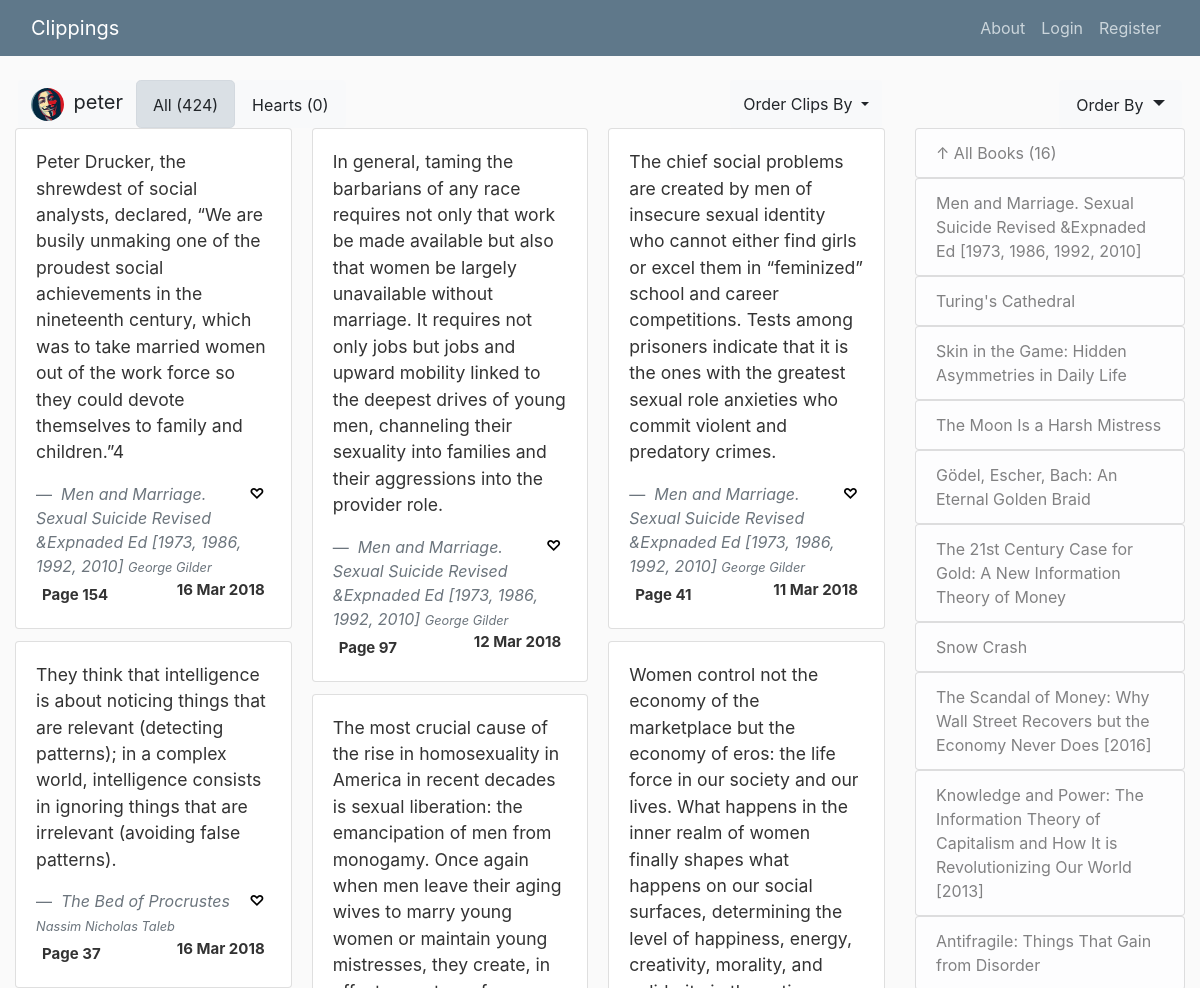
The app's page /peter (upper part), older data.
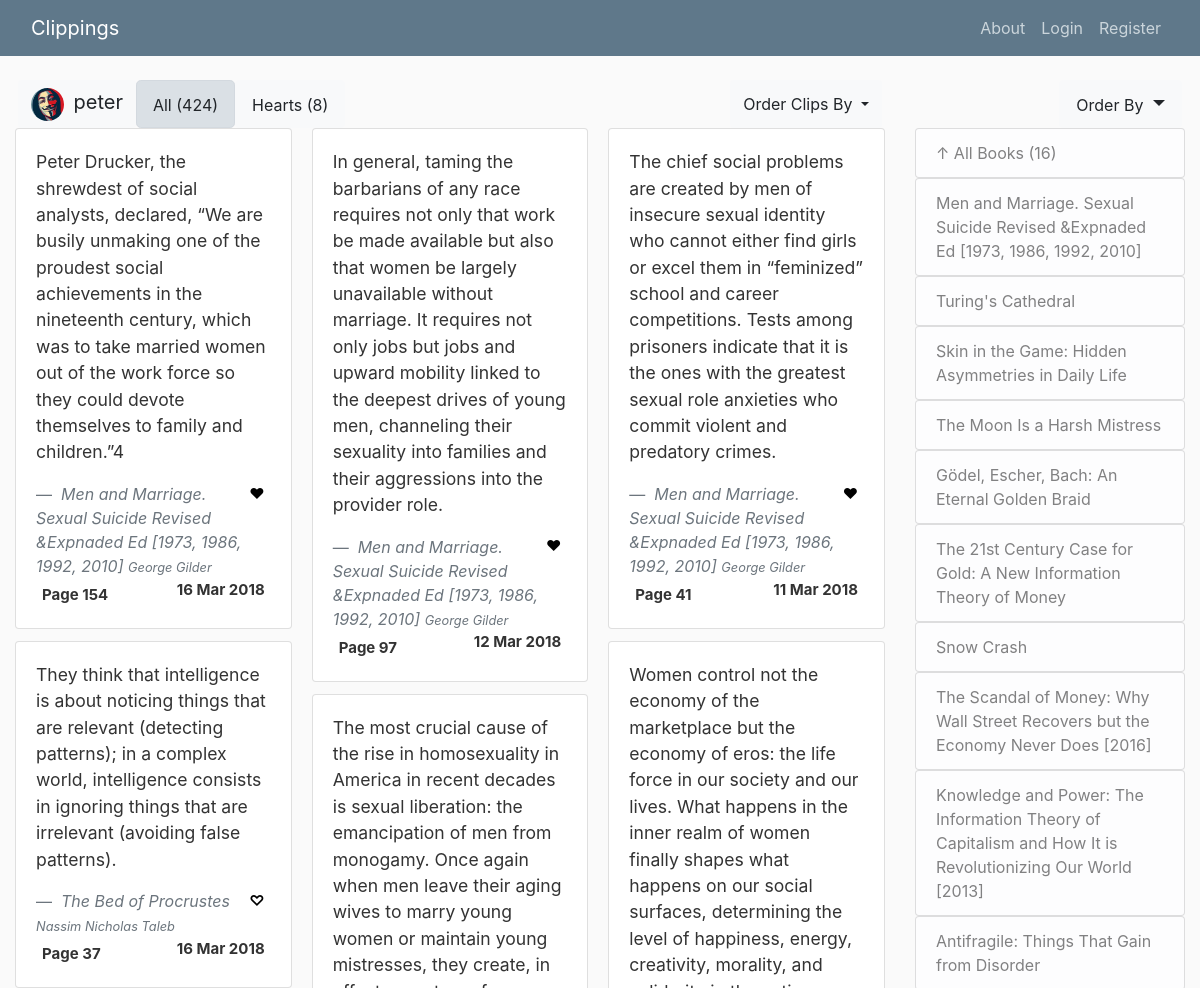
The same page, newer data.
### clippings/models.py (models this page shows, shortened)
class User(db.Model, UserMixin):
    id = db.Column(db.Integer, primary_key=True)
    username = db.Column(db.String(20), unique=True, nullable=False)
    email = db.Column(db.String(120), unique=True, nullable=False)
    image_file = db.Column(db.String(20), nullable=False, default='default.jpg')
    password = db.Column(db.String(60), nullable=False)
    posts = db.relationship('Post', backref='author', lazy=True)
    likes = db.relationship('Clip', secondary=likes, backref='liked_by', lazy=True)

class Clip(db.Model):
    id = db.Column(db.Integer, primary_key=True)
    title = db.Column(db.String(400), nullable=False)
    author = db.Column(db.String(400), nullable=False)
    page = db.Column(db.Integer, nullable=False)
    location = db.Column(db.String(20), nullable=False)
    date = db.Column(db.DateTime, nullable=False, default=datetime.utcnow)
    clipping = db.Column(db.Text, nullable=False)
    is_favorite = db.Column(db.Boolean, default=False, nullable=False)
    user_id = db.Column(db.Integer, db.ForeignKey('user.id'), nullable=False)

### clippings/clips/routes.py (the view, shortened to what this page needs)
@clips.route("/<string:username>", methods=['GET', 'POST'])
@clips.route("/<string:username>/<string:title>", methods=['GET', 'POST'])
def user_book(username, title=None):
    user = User.query.filter_by(username=username).first_or_404()
    page = request.args.get('page', 1, type=int)
    clip_order = request.args.get('order_by', 'date.desc()')
    book_order = request.args.get('book_order', 'date.desc()')
    order = order_by.get(clip_order)
    b_order = order_by.get(book_order)
    clips_count = 0
    favorite_id = request.args.get('favorite_id')
    show_favorites = request.args.get('favorite')
    if(favorite_id):
        add_favorite(favorite_id)
    if(title == None):
        clips = Clip.query.filter_by(user_id=user.id).order_by(order).paginate(per_page=30, page=page)
        clips_count = Clip.query.filter_by(user_id=user.id).count()
        favorite_count = Clip.query.filter_by(user_id=user.id, is_favorite=True).count()
        if(show_favorites):
            clips = Clip.query.filter_by(user_id=user.id, is_favorite=True).order_by(order).paginate(per_page=30, page=page)
    books = Clip.query.filter_by(user_id=user.id).order_by(b_order).group_by(Clip.title).distinct(Clip.title)
    books_count = Clip.query.filter_by(user_id=user.id).order_by(b_order).group_by(Clip.title).distinct(Clip.title).count()
    return render_template('user_book.html.j2', clips=clips, user=user, books=books, title_selected=title,
                           order_by=clip_order, book_order=book_order, clips_count=clips_count, books_count=books_count,
                           add_favorite=add_favorite, favorite_count=favorite_count, favorite=show_favorites)

### clippings/templates/user_book.html.j2 (shortened to what this page needs)
{% extends 'layout.html.j2' %}
{% block content_header %}
{% include 'clip_sort.html.j2' with context%}
{% endblock content_header %}
{% block content %}
<div class="card-columns">
        {% for clip in clips.items %}
        <div class="card">
                <div class="card-body">
                    <blockquote class="blockquote mb-0">
                        <p style="font-size:1.1rem;">{{ clip.clipping }}</p>
                        <a class="no-style" href="{{url_for('clips.user_book', username=user.username, title=clip.title)}}">
                        {% if clip.is_favorite %}
                            {% if user == current_user%}
                                <a href="{{url_for('clips.user_book', username=user.username, title=title_selected, page=page_num, order_by=order_by, favorite=favorite, favorite_id=clip.id)}}"><span class="badge float-right">❤</span></a>
                            {% else %}
                                <span class="badge float-right">❤</span>
                            {% endif %}
                        {% else %}
                            {% if user == current_user%}
                                <a href="{{url_for('clips.user_book', username=user.username, title=title_selected, page=page_num, order_by=order_by, favorite=favorite, favorite_id=clip.id)}}"><span class="badge float-right">♡</span></a>
                             {% else %}
                                <span class="badge float-right">♡</span>
                            {% endif %}
                        {% endif %}
                        <footer class="blockquote-footer">
                            <cite> {{ clip.title }}
                                <small>{{ clip.author }}</small>
                            </cite>
                        </footer>
                        </a>
                        <div class="badge"> Page {{ clip.page }} </div>
                        <span class="badge float-right">{{ clip.date.strftime("%-d %b %Y") }}</span>
                    </blockquote>
                </div>
        </div>
        {% endfor %}
</div>
{% endblock content %}
{% block sidebar_header %}
    {% include 'book_sort.html.j2' with context%}
{% endblock sidebar_header %}
{% block right_sidebar %}
            <ul class="list-group">
            <a href="{{url_for('clips.user_book', username=user.username)}}">
                    <li class="list-group-item list-group-item-light"> 	&uarr; All Books ({{(books_count)}})</li></a>
            {% for book in books%}
                {% if book.title == title_selected%}
                    <a href="{{url_for('clips.user_book', username=user.username, order_by=order_by, book_order=book_order)}}">
                    <li class="list-group-item list-group-item-dark">{{book.title}}
                    - <small>{{ book.author }}</small></li></a>
                {% else %}
                    <a href="{{url_for('clips.user_book', username=user.username, title=book.title, order_by='page.asc()', book_order=book_order)}}">
                    <li class="list-group-item list-group-item-light">{{book.title}}</li>
                    </a>
                {% endif %}
            {% endfor %}
            </ul>
{% endblock right_sidebar %}

### clippings/templates/layout.html.j2 (shortened to what this page needs)
<!DOCTYPE html>
<html lang="en">
<head>
    <link rel="stylesheet" href="https://stackpath.bootstrapcdn.com/bootstrap/4.1.3/css/bootstrap.min.css">
    <link rel="stylesheet" href="https://use.fontawesome.com/releases/v5.5.0/css/all.css">
    <link rel="stylesheet" type="text/css" href="{{url_for('static', filename='main.css')}}">
</head>
<body>
    <header class="site-header">
        <nav class="navbar navbar-expand-md navbar-dark bg-steel fixed-top">
            <div class="container-fluid">
            {% if current_user.is_authenticated %}
            <a class="navbar-brand mr-4" href="{{url_for('clips.user_book', username=current_user.username)}}">Clippings</a>
            {% else %}
            <a class="navbar-brand mr-4" href="{{url_for('clips.discover')}}">Clippings</a>
            {% endif %}
            <div class="collapse navbar-collapse" id="navbarToggle">
                <div class="navbar-nav">
                {% if current_user.is_authenticated %}
                    <a class="nav-item nav-link" href="{{url_for('clips.import_clips')}}">Import</a>
                    <a class="nav-item nav-link" href="{{url_for('users.account')}}">Account</a>
                    <a class="nav-item nav-link" href="{{url_for('users.logout')}}">Logout</a>
                {% else %}
                <a class="nav-item nav-link" href="{{url_for('main.about')}}">About</a>
                <a class="nav-item nav-link" href="{{url_for('users.login')}}">Login</a>
                <a class="nav-item nav-link" href="{{url_for('users.register')}}">Register</a>
                {% endif %}
                </div>
            </div>
            </div>
        </nav>
    </header>
    <main role="main" class="container-fluid">
            <div class=row>
                <div class="col-md-9 col-xs-11">
                    {% block content_header %}{% endblock %}
                    {% block content %}{% endblock %}
                </div>
                <div class="col-md-3 col-xs-11"">
                    {% block sidebar_header %}{% endblock %}
                    {% block right_sidebar %}{% endblock %}
                </div>
            </div>
    </main>
</body>
</html>

### clippings/templates/clip_sort.html.j2 (shortened to what this page needs)
<div class="row" style="margin-right:3px; margin-left: 3px;">
    <button type="button" class="btn btn-light">
    <img class="rounded-circle header-img" src="{{ url_for('static', filename='profile_pics/' + user.image_file) }}">
    <span style="font-size: 1.25rem;">{{user.username}}<span></button>
        {% if favorite == 'true' %}
            <a href="{{url_for('clips.user_book', username=user.username, title=title_selected, page=page_num, order_by=order_by)}}">
            <button class="btn btn-lg btn-light"><span style="font-size: 1rem;">All ({{(clips_count)}})<span></button>
            </a>
            <a href="{{url_for('clips.user_book', username=user.username, title=title_selected, page=page_num, order_by=order_by, favorite='true')}}">
            <button class="btn btn-lg btn-light active"><span style="font-size: 1rem;">Hearts ({{(favorite_count)}})<span></button>
            </a>
        {% else %}
            <a href="{{url_for('clips.user_book', username=user.username, title=title_selected, page=page_num, order_by=order_by)}}">
            <button class="btn btn-lg btn-light active"><span style="font-size: 1rem;">All ({{(clips_count)}})<span></button>
            </a>
            <a href="{{url_for('clips.user_book', username=user.username, title=title_selected, page=page_num, order_by=order_by, favorite='true')}}">
            <button class="btn btn-lg btn-light"><span style="font-size: 1rem;">Hearts ({{(favorite_count)}})<span></button>
            </a>
        {% endif %}
        <button class="btn btn-secondary btn-light dropdown-toggle ml-auto" type="button" id="dropdownMenuButton" data-toggle="dropdown" aria-haspopup="true" aria-expanded="false">
         Order Clips By
        </button>
</div>

### clippings/templates/book_sort.html.j2 (shortened to what this page needs)
<div class="row" style="margin-right:3px;">
        <button class="btn btn-lg btn-secondary btn-light dropdown-toggle ml-auto" type="button" id="dropdownMenuButton" data-toggle="dropdown" aria-haspopup="true" aria-expanded="false">
        <span style="font-size: 1rem;">Order By<span>
        </button>
</div>

### clippings/static/main.css (style rules this page uses)
body { background: #fafafa; color: #333333; margin-top: 5rem; }
.bg-steel { background-color: #5f788a; }
.site-header .navbar-nav .nav-link { color: #cbd5db; }
.header-img { height: 33px; width: 33px; margin-right: 5px; }
.no-style:hover, .no-style:visited, .no-style:link, .no-style:active { color: black; text-decoration: none; }

Row changes from the older to the newer data that the page shows:
changed Clip (number 1 of 14 on the later page): is_favorite "♡" → "❤"
changed Clip "12 Mar 2018": is_favorite "♡" → "❤"
changed Clip "11 Mar 2018": is_favorite "♡" → "❤"
Text that changed along with them:
{{ (favorite_count) }}: "0" → "8"
